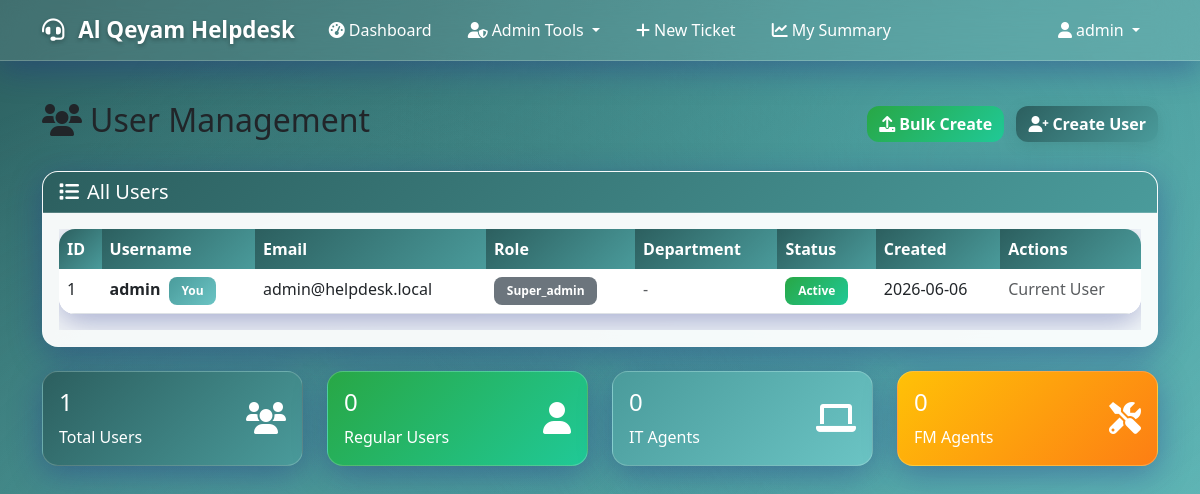
Page /admin/users (signed in) on the committed database.
### app.py (models this page shows, shortened)
class User(UserMixin, db.Model):
    __tablename__ = 'users'
    id = db.Column(db.Integer, primary_key=True)
    username = db.Column(db.String(80), unique=True, nullable=False)
    email = db.Column(db.String(120), unique=True, nullable=False)
    password_hash = db.Column(db.String(120), nullable=False)
    role = db.Column(db.String(20), default='user')  # 'super_admin', 'admin', 'user', 'it_agent', 'fm_agent'
    department = db.Column(db.Text, nullable=True)  # Store module permissions as JSON string - changed to TEXT for larger storage
    is_active = db.Column(db.Boolean, default=True)
    created_at = db.Column(db.DateTime, default=utc_now)

### app.py (the view)
@app.route('/admin/users')
@require_module_access('user_management')
def admin_users():
    users = User.query.all()
    return render_template('admin_users.html', users=users)

### templates/admin_users.html (shortened to what this page needs)
{% extends "base.html" %}
{% block content %}
<div class="row mb-4">
    <div class="col-12">
        <div class="d-flex justify-content-between align-items-center">
            <h2><i class="fas fa-users me-2"></i>User Management</h2>
            <div>
                <a href="{{ url_for('bulk_create_users') }}" class="btn btn-success me-2">
                    <i class="fas fa-upload me-1"></i>Bulk Create
                </a>
                <a href="{{ url_for('create_user') }}" class="btn btn-primary">
                    <i class="fas fa-user-plus me-1"></i>Create User
                </a>
            </div>
        </div>
    </div>
</div>
<div class="row">
    <div class="col-12">
        <div class="card">
            <div class="card-header">
                <h5 class="mb-0"><i class="fas fa-list me-2"></i>All Users</h5>
            </div>
            <div class="card-body">
                {% if users %}
                    <div class="table-responsive">
                        <table class="table table-hover">
                            <thead>
                                <tr>
                                    <th>ID</th>
                                    <th>Username</th>
                                    <th>Email</th>
                                    <th>Role</th>
                                    <th>Department</th>
                                    <th>Status</th>
                                    <th>Created</th>
                                    <th>Actions</th>
                                </tr>
                            </thead>
                            <tbody>
                                {% for user in users %}
                                <tr>
                                    <td>{{ user.id }}</td>
                                    <td>
                                        <strong>{{ user.username }}</strong>
                                        {% if user.id == current_user.id %}
                                            <span class="badge bg-info ms-1">You</span>
                                        {% endif %}
                                    </td>
                                    <td>{{ user.email }}</td>
                                    <td>
                                        <span class="badge bg-{{ 'danger' if user.role == 'admin' else 'primary' if user.role == 'it_agent' else 'success' if user.role == 'fm_agent' else 'secondary' }}">
                                            {{ user.role|title }}
                                        </span>
                                    </td>
                                    <td>
                                        {% if user.department %}
                                            {{ user.department }}
                                        {% else %}
                                            <span class="text-muted">-</span>
                                        {% endif %}
                                    </td>
                                    <td>
                                        {% if user.is_active %}
                                            <span class="badge bg-success">Active</span>
                                        {% else %}
                                            <span class="badge bg-danger">Inactive</span>
                                        {% endif %}
                                    </td>
                                    <td>{{ user.created_at.strftime('%Y-%m-%d') }}</td>
                                    <td>
                                        {% if user.id != current_user.id %}
                                            <div class="btn-group" role="group">
                                                <a href="{{ url_for('edit_user', user_id=user.id) }}"
                                                   class="btn btn-sm btn-outline-primary">
                                                    <i class="fas fa-edit"></i>
                                                </a>
                                                <form method="POST" action="{{ url_for('toggle_user_status', user_id=user.id) }}"
                                                      style="display: inline;">
                                                    <button type="submit" class="btn btn-sm btn-outline-{{ 'warning' if user.is_active else 'success' }}"
                                                            onclick="return confirm('Are you sure you want to {{ 'deactivate' if user.is_active else 'activate' }} this user?')">
                                                        <i class="fas fa-{{ 'ban' if user.is_active else 'check' }}"></i>
                                                    </button>
                                                </form>
                                            </div>
                                        {% else %}
                                            <span class="text-muted">Current User</span>
                                        {% endif %}
                                    </td>
                                </tr>
                                {% endfor %}
                            </tbody>
                        </table>
                    </div>
                {% else %}
                    <p class="text-muted text-center">No users found.</p>
                {% endif %}
            </div>
        </div>
    </div>
</div>
<div class="row mt-4">
    <div class="col-md-3">
        <div class="card text-white bg-primary">
            <div class="card-body">
                <div class="d-flex justify-content-between">
                    <div>
                        <h4 class="card-title">{{ users|length }}</h4>
                        <p class="card-text">Total Users</p>
                    </div>
                    <div class="align-self-center">
                        <i class="fas fa-users fa-2x"></i>
                    </div>
                </div>
            </div>
        </div>
    </div>
    <div class="col-md-3">
        <div class="card text-white bg-success">
            <div class="card-body">
                <div class="d-flex justify-content-between">
                    <div>
                        <h4 class="card-title">{{ users|selectattr('role', 'equalto', 'user')|list|length }}</h4>
                        <p class="card-text">Regular Users</p>
                    </div>
                    <div class="align-self-center">
                        <i class="fas fa-user fa-2x"></i>
                    </div>
                </div>
            </div>
        </div>
    </div>
    <div class="col-md-3">
        <div class="card text-white bg-info">
            <div class="card-body">
                <div class="d-flex justify-content-between">
                    <div>
                        <h4 class="card-title">{{ users|selectattr('role', 'equalto', 'it_agent')|list|length }}</h4>
                        <p class="card-text">IT Agents</p>
                    </div>
                    <div class="align-self-center">
                        <i class="fas fa-laptop fa-2x"></i>
                    </div>
                </div>
            </div>
        </div>
    </div>
    <div class="col-md-3">
        <div class="card text-white bg-warning">
            <div class="card-body">
                <div class="d-flex justify-content-between">
                    <div>
                        <h4 class="card-title">{{ users|selectattr('role', 'equalto', 'fm_agent')|list|length }}</h4>
                        <p class="card-text">FM Agents</p>
                    </div>
                    <div class="align-self-center">
                        <i class="fas fa-tools fa-2x"></i>
                    </div>
                </div>
            </div>
        </div>
    </div>
</div>
{% endblock %}

### templates/base.html (shortened to what this page needs)
<!DOCTYPE html>
<html lang="en">
<head>
    <link href="https://cdn.jsdelivr.net/npm/bootstrap@5.3.0/dist/css/bootstrap.min.css" rel="stylesheet">
    <link href="https://cdnjs.cloudflare.com/ajax/libs/font-awesome/6.0.0/css/all.min.css" rel="stylesheet">
</head>
<body>
    <nav class="navbar navbar-expand-lg navbar-dark">
        <div class="container">
            <a class="navbar-brand" href="{{ url_for('index') }}">
                {% if system_settings.logo_filename %}
                    <img src="{{ url_for('static', filename='uploads/' + system_settings.logo_filename) }}" alt="Logo" style="height:32px;width:auto;margin-right:8px;vertical-align:middle;object-fit:contain;">
                {% else %}
                    <i class="fas fa-headset me-2"></i>
                {% endif %}{{ system_settings.system_name }}
            </a>
            <div class="collapse navbar-collapse" id="navbarNav">
                <ul class="navbar-nav me-auto">
                    {% if current_user.is_authenticated %}
                        <li class="nav-item">
                            <a class="nav-link" href="{{ url_for('dashboard') }}">
                                <i class="fas fa-tachometer-alt me-1"></i>Dashboard
                            </a>
                        </li>
                        {% if current_user.role in ['admin', 'super_admin'] %}
                            <li class="nav-item dropdown">
                                <a class="nav-link dropdown-toggle" href="#" id="adminDropdown" role="button" data-bs-toggle="dropdown">
                                    <i class="fas fa-user-shield me-1"></i>Admin Tools
                                </a>
                            </li>
                        {% endif %}
                        {% if current_user.role in ['it_agent', 'fm_agent'] %}
                            <li class="nav-item dropdown">
                                <a class="nav-link dropdown-toggle" href="#" id="agentDropdown" role="button" data-bs-toggle="dropdown">
                                    <i class="fas fa-tools me-1"></i>Agent Tools
                                </a>
                                <ul class="dropdown-menu">
                                    <li><a class="dropdown-item" href="{{ url_for('admin_tickets') }}">
                                        <i class="fas fa-list me-1"></i>All Tickets
                                    </a></li>
                                    <li><a class="dropdown-item" href="{{ url_for('admin_search_tickets') }}">
                                        <i class="fas fa-search me-1"></i>Search Tickets
                                    </a></li>
                                    <li><a class="dropdown-item" href="{{ url_for('admin_summary_reports') }}">
                                        <i class="fas fa-chart-bar me-1"></i>Summary Reports
                                    </a></li>
                                    <li><hr class="dropdown-divider"></li>
                                    <li><a class="dropdown-item" href="{{ url_for('create_ticket') }}">
                                        <i class="fas fa-plus me-1"></i>Create Ticket
                                    </a></li>
                                </ul>
                            </li>
                        {% else %}
                            <li class="nav-item">
                                <a class="nav-link" href="{{ url_for('create_ticket') }}">
                                    <i class="fas fa-plus me-1"></i>New Ticket
                                </a>
                            </li>
                            <li class="nav-item">
                                <a class="nav-link" href="{{ url_for('my_ticket_summary') }}">
                                    <i class="fas fa-chart-line me-1"></i>My Summary
                                </a>
                            </li>
                        {% endif %}
                    {% endif %}
                </ul>
                <ul class="navbar-nav">
                    {% if current_user.is_authenticated %}
                        <li class="nav-item dropdown">
                            <a class="nav-link dropdown-toggle" href="#" id="navbarDropdown" role="button" data-bs-toggle="dropdown">
                                <i class="fas fa-user me-1"></i>{{ current_user.username }}
                            </a>
                        </li>
                    {% else %}
                        <li class="nav-item">
                            <a class="nav-link" href="{{ url_for('login') }}">
                                <i class="fas fa-sign-in-alt me-1"></i>Login
                            </a>
                        </li>
                    {% endif %}
                </ul>
            </div>
        </div>
    </nav>
    <main class="container main-content" style="padding-top: 0.5rem;">
        {% block content %}{% endblock %}
    </main>
</body>
</html>

### rows in the picture
User: username "admin", id "1", shows "You", email "admin@helpdesk.local", role "Super_admin", is_active "Active", created_at "2026-06-06", shows "Current User"

### other values in the picture
{{ system_settings.system_name }} "Al Qeyam Helpdesk"
{{ users|length }} "1"
{{ users|selectattr('role', 'equalto', 'user')|list|length }} "0"
{{ users|selectattr('role', 'equalto', 'it_agent')|list|length }} "0"
{{ users|selectattr('role', 'equalto', 'fm_agent')|list|length }} "0"
